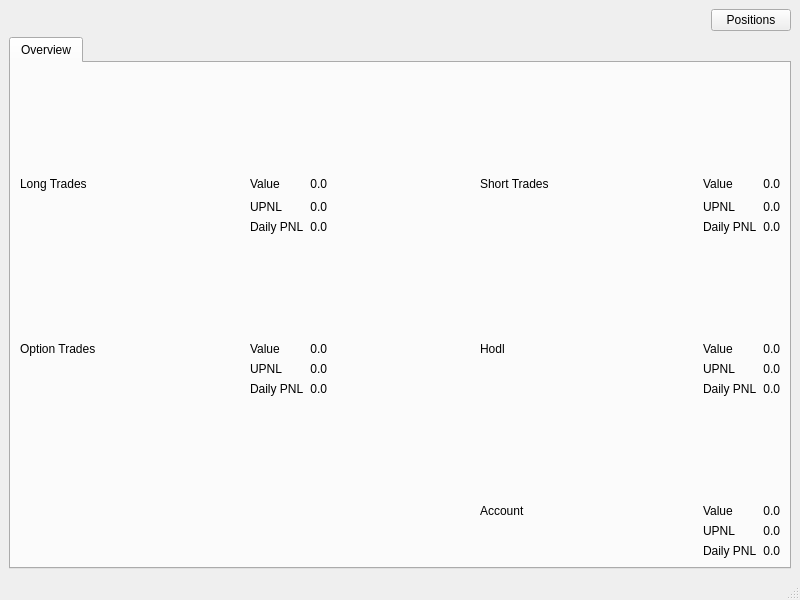
<?xml version="1.0" encoding="UTF-8"?>
<ui version="4.0">
 <class>MainWindow</class>
 <widget class="QMainWindow" name="MainWindow">
  <property name="geometry">
   <rect>
    <x>0</x>
    <y>0</y>
    <width>800</width>
    <height>600</height>
   </rect>
  </property>
  <property name="windowTitle">
   <string>MainWindow</string>
  </property>
  <widget class="QWidget" name="centralwidget">
   <layout class="QGridLayout" name="gridLayout">
    <item row="0" column="0">
     <layout class="QHBoxLayout" name="horizontalLayout_2">
      <item>
       <spacer name="horizontalSpacer">
        <property name="orientation">
         <enum>Qt::Horizontal</enum>
        </property>
        <property name="sizeHint" stdset="0">
         <size>
          <width>40</width>
          <height>20</height>
         </size>
        </property>
       </spacer>
      </item>
      <item>
       <widget class="QPushButton" name="position_button">
        <property name="text">
         <string>Positions</string>
        </property>
       </widget>
      </item>
     </layout>
    </item>
    <item row="4" column="0">
     <layout class="QHBoxLayout" name="horizontalLayout">
      <item>
       <widget class="QTabWidget" name="tabWidget">
        <property name="currentIndex">
         <number>0</number>
        </property>
        <widget class="QWidget" name="tab">
         <attribute name="title">
          <string>Overview</string>
         </attribute>
         <layout class="QGridLayout" name="gridLayout_3">
          <item row="0" column="0">
           <layout class="QGridLayout" name="gridLayout_2">
            <item row="5" column="3">
             <widget class="QLabel" name="option_value_label">
              <property name="maximumSize">
               <size>
                <width>200</width>
                <height>16777215</height>
               </size>
              </property>
              <property name="text">
               <string>0.0</string>
              </property>
              <property name="alignment">
               <set>Qt::AlignRight|Qt::AlignTrailing|Qt::AlignVCenter</set>
              </property>
             </widget>
            </item>
            <item row="7" column="2">
             <widget class="QLabel" name="label_24">
              <property name="text">
               <string>UPNL</string>
              </property>
             </widget>
            </item>
            <item row="1" column="8">
             <widget class="QLabel" name="short_value_label">
              <property name="maximumSize">
               <size>
                <width>200</width>
                <height>16777215</height>
               </size>
              </property>
              <property name="text">
               <string>0.0</string>
              </property>
              <property name="alignment">
               <set>Qt::AlignRight|Qt::AlignTrailing|Qt::AlignVCenter</set>
              </property>
             </widget>
            </item>
            <item row="3" column="8">
             <widget class="QLabel" name="short_dpnl_label">
              <property name="maximumSize">
               <size>
                <width>200</width>
                <height>16777215</height>
               </size>
              </property>
              <property name="text">
               <string>0.0</string>
              </property>
              <property name="alignment">
               <set>Qt::AlignRight|Qt::AlignTrailing|Qt::AlignVCenter</set>
              </property>
             </widget>
            </item>
            <item row="8" column="2">
             <widget class="QLabel" name="label_23">
              <property name="text">
               <string>Daily PNL</string>
              </property>
             </widget>
            </item>
            <item row="1" column="0">
             <widget class="QLabel" name="label_5">
              <property name="text">
               <string>Long Trades</string>
              </property>
             </widget>
            </item>
            <item row="2" column="2">
             <widget class="QLabel" name="label_2">
              <property name="text">
               <string>UPNL</string>
              </property>
             </widget>
            </item>
            <item row="3" column="3">
             <widget class="QLabel" name="long_dpnl_label">
              <property name="maximumSize">
               <size>
                <width>200</width>
                <height>16777215</height>
               </size>
              </property>
              <property name="text">
               <string>0.0</string>
              </property>
              <property name="alignment">
               <set>Qt::AlignRight|Qt::AlignTrailing|Qt::AlignVCenter</set>
              </property>
             </widget>
            </item>
            <item row="13" column="8">
             <widget class="QLabel" name="overall_upnl_label">
              <property name="maximumSize">
               <size>
                <width>200</width>
                <height>16777215</height>
               </size>
              </property>
              <property name="text">
               <string>0.0</string>
              </property>
              <property name="alignment">
               <set>Qt::AlignRight|Qt::AlignTrailing|Qt::AlignVCenter</set>
              </property>
             </widget>
            </item>
            <item row="2" column="7">
             <widget class="QLabel" name="label_7">
              <property name="text">
               <string>UPNL</string>
              </property>
             </widget>
            </item>
            <item row="2" column="8">
             <widget class="QLabel" name="short_upnl_label">
              <property name="maximumSize">
               <size>
                <width>200</width>
                <height>16777215</height>
               </size>
              </property>
              <property name="text">
               <string>0.0</string>
              </property>
              <property name="alignment">
               <set>Qt::AlignRight|Qt::AlignTrailing|Qt::AlignVCenter</set>
              </property>
             </widget>
            </item>
            <item row="5" column="5">
             <widget class="QLabel" name="label_13">
              <property name="text">
               <string>Hodl</string>
              </property>
             </widget>
            </item>
            <item row="14" column="8">
             <widget class="QLabel" name="overall_dpnl_label">
              <property name="maximumSize">
               <size>
                <width>200</width>
                <height>16777215</height>
               </size>
              </property>
              <property name="text">
               <string>0.0</string>
              </property>
              <property name="alignment">
               <set>Qt::AlignRight|Qt::AlignTrailing|Qt::AlignVCenter</set>
              </property>
             </widget>
            </item>
            <item row="12" column="5">
             <widget class="QLabel" name="label_14">
              <property name="text">
               <string>Account</string>
              </property>
             </widget>
            </item>
            <item row="8" column="8">
             <widget class="QLabel" name="hodl_dpnl_label">
              <property name="maximumSize">
               <size>
                <width>200</width>
                <height>16777215</height>
               </size>
              </property>
              <property name="text">
               <string>0.0</string>
              </property>
              <property name="alignment">
               <set>Qt::AlignRight|Qt::AlignTrailing|Qt::AlignVCenter</set>
              </property>
             </widget>
            </item>
            <item row="3" column="2">
             <widget class="QLabel" name="label_18">
              <property name="text">
               <string>Daily PNL</string>
              </property>
             </widget>
            </item>
            <item row="7" column="8">
             <widget class="QLabel" name="hodl_upnl_label">
              <property name="maximumSize">
               <size>
                <width>200</width>
                <height>16777215</height>
               </size>
              </property>
              <property name="text">
               <string>0.0</string>
              </property>
              <property name="alignment">
               <set>Qt::AlignRight|Qt::AlignTrailing|Qt::AlignVCenter</set>
              </property>
             </widget>
            </item>
            <item row="5" column="8">
             <widget class="QLabel" name="hodl_value_label">
              <property name="maximumSize">
               <size>
                <width>200</width>
                <height>16777215</height>
               </size>
              </property>
              <property name="text">
               <string>0.0</string>
              </property>
              <property name="alignment">
               <set>Qt::AlignRight|Qt::AlignTrailing|Qt::AlignVCenter</set>
              </property>
             </widget>
            </item>
            <item row="2" column="3">
             <widget class="QLabel" name="long_upnl_label">
              <property name="maximumSize">
               <size>
                <width>200</width>
                <height>16777215</height>
               </size>
              </property>
              <property name="text">
               <string>0.0</string>
              </property>
              <property name="alignment">
               <set>Qt::AlignRight|Qt::AlignTrailing|Qt::AlignVCenter</set>
              </property>
             </widget>
            </item>
            <item row="7" column="7">
             <widget class="QLabel" name="label_26">
              <property name="text">
               <string>UPNL</string>
              </property>
             </widget>
            </item>
            <item row="1" column="3">
             <widget class="QLabel" name="long_value_label">
              <property name="maximumSize">
               <size>
                <width>200</width>
                <height>16777215</height>
               </size>
              </property>
              <property name="text">
               <string>0.0</string>
              </property>
              <property name="alignment">
               <set>Qt::AlignRight|Qt::AlignTrailing|Qt::AlignVCenter</set>
              </property>
             </widget>
            </item>
            <item row="7" column="3">
             <widget class="QLabel" name="option_upnl_label">
              <property name="maximumSize">
               <size>
                <width>200</width>
                <height>16777215</height>
               </size>
              </property>
              <property name="text">
               <string>0.0</string>
              </property>
              <property name="alignment">
               <set>Qt::AlignRight|Qt::AlignTrailing|Qt::AlignVCenter</set>
              </property>
             </widget>
            </item>
            <item row="11" column="2">
             <spacer name="verticalSpacer_2">
              <property name="orientation">
               <enum>Qt::Vertical</enum>
              </property>
              <property name="sizeHint" stdset="0">
               <size>
                <width>20</width>
                <height>40</height>
               </size>
              </property>
             </spacer>
            </item>
            <item row="13" column="7">
             <widget class="QLabel" name="label_30">
              <property name="text">
               <string>UPNL</string>
              </property>
             </widget>
            </item>
            <item row="1" column="7">
             <widget class="QLabel" name="label_3">
              <property name="text">
               <string>Value</string>
              </property>
             </widget>
            </item>
            <item row="5" column="7">
             <widget class="QLabel" name="label_11">
              <property name="text">
               <string>Value</string>
              </property>
             </widget>
            </item>
            <item row="14" column="7">
             <widget class="QLabel" name="label_31">
              <property name="text">
               <string>Daily PNL</string>
              </property>
             </widget>
            </item>
            <item row="0" column="0">
             <spacer name="verticalSpacer_3">
              <property name="orientation">
               <enum>Qt::Vertical</enum>
              </property>
              <property name="sizeHint" stdset="0">
               <size>
                <width>20</width>
                <height>40</height>
               </size>
              </property>
             </spacer>
            </item>
            <item row="5" column="0">
             <widget class="QLabel" name="ratio_label">
              <property name="text">
               <string>Option Trades</string>
              </property>
              <property name="alignment">
               <set>Qt::AlignLeading|Qt::AlignLeft|Qt::AlignVCenter</set>
              </property>
             </widget>
            </item>
            <item row="4" column="2">
             <spacer name="verticalSpacer">
              <property name="orientation">
               <enum>Qt::Vertical</enum>
              </property>
              <property name="sizeHint" stdset="0">
               <size>
                <width>20</width>
                <height>40</height>
               </size>
              </property>
             </spacer>
            </item>
            <item row="1" column="5">
             <widget class="QLabel" name="label_4">
              <property name="text">
               <string>Short Trades</string>
              </property>
             </widget>
            </item>
            <item row="12" column="7">
             <widget class="QLabel" name="label_16">
              <property name="text">
               <string>Value</string>
              </property>
             </widget>
            </item>
            <item row="1" column="2">
             <widget class="QLabel" name="label">
              <property name="text">
               <string>Value</string>
              </property>
             </widget>
            </item>
            <item row="8" column="7">
             <widget class="QLabel" name="label_27">
              <property name="text">
               <string>Daily PNL</string>
              </property>
             </widget>
            </item>
            <item row="12" column="8">
             <widget class="QLabel" name="account_value_label">
              <property name="maximumSize">
               <size>
                <width>200</width>
                <height>16777215</height>
               </size>
              </property>
              <property name="text">
               <string>0.0</string>
              </property>
              <property name="alignment">
               <set>Qt::AlignRight|Qt::AlignTrailing|Qt::AlignVCenter</set>
              </property>
             </widget>
            </item>
            <item row="8" column="3">
             <widget class="QLabel" name="option_dpnl_label">
              <property name="maximumSize">
               <size>
                <width>200</width>
                <height>16777215</height>
               </size>
              </property>
              <property name="text">
               <string>0.0</string>
              </property>
              <property name="alignment">
               <set>Qt::AlignRight|Qt::AlignTrailing|Qt::AlignVCenter</set>
              </property>
             </widget>
            </item>
            <item row="1" column="4">
             <spacer name="horizontalSpacer_2">
              <property name="orientation">
               <enum>Qt::Horizontal</enum>
              </property>
              <property name="sizeHint" stdset="0">
               <size>
                <width>10</width>
                <height>20</height>
               </size>
              </property>
             </spacer>
            </item>
            <item row="1" column="1">
             <spacer name="horizontalSpacer_3">
              <property name="orientation">
               <enum>Qt::Horizontal</enum>
              </property>
              <property name="sizeHint" stdset="0">
               <size>
                <width>40</width>
                <height>20</height>
               </size>
              </property>
             </spacer>
            </item>
            <item row="5" column="2">
             <widget class="QLabel" name="label_6">
              <property name="text">
               <string>Value</string>
              </property>
             </widget>
            </item>
            <item row="3" column="7">
             <widget class="QLabel" name="label_20">
              <property name="text">
               <string>Daily PNL</string>
              </property>
             </widget>
            </item>
            <item row="1" column="6">
             <spacer name="horizontalSpacer_4">
              <property name="orientation">
               <enum>Qt::Horizontal</enum>
              </property>
              <property name="sizeHint" stdset="0">
               <size>
                <width>40</width>
                <height>20</height>
               </size>
              </property>
             </spacer>
            </item>
           </layout>
          </item>
         </layout>
        </widget>
       </widget>
      </item>
     </layout>
    </item>
   </layout>
  </widget>
  <widget class="QMenuBar" name="menubar">
   <property name="geometry">
    <rect>
     <x>0</x>
     <y>0</y>
     <width>800</width>
     <height>24</height>
    </rect>
   </property>
  </widget>
  <widget class="QStatusBar" name="statusBar"/>
 </widget>
 <resources/>
 <connections/>
</ui>
